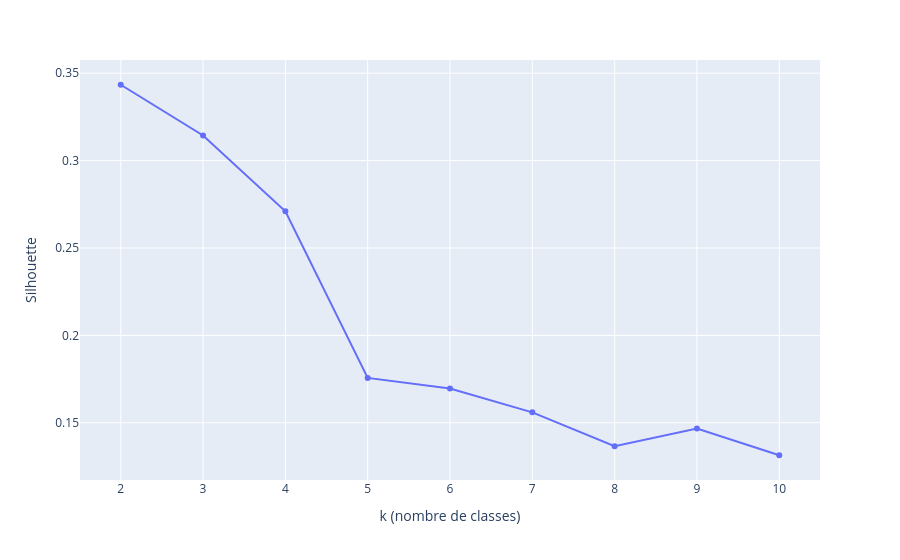

The notebook cell this image was saved under:
### Markdown cell above
##### <font color='bisque'> Indice de silhouette selon k

### Code cell
# Importer silhouette_score
from sklearn.metrics import silhouette_score
# Silhouette de KMeans pour k = 2, ..., 10
ks = list(range(2, 11))
sil_ks = []
for k in ks:
    part = KMeans(n_clusters=k, init='random', max_iter=500, n_init=10, random_state=42).fit_predict(x)
    sil_ks.append(silhouette_score(x, part))
fig = px.line(x=ks, y=sil_ks, markers=True, labels={'x': 'k (nombre de classes)', 'y': 'Silhouette'})
fig.show()

### Figure 1 — Plotly figure (JSON) as saved in the notebook; plotly's stock layout.template omitted (floating-point values rounded to 4 significant figures)
{"data": [{"hovertemplate": "k (nombre de classes)=%{x}<br>Silhouette=%{y}<extra></extra>", "legendgroup": "", "line": {"color": "#636efa", "dash": "solid"}, "marker": {"symbol": "circle"}, "mode": "lines+markers", "name": "", "orientation": "v", "showlegend": false, "type": "scatter", "x": [2, 3, 4, 5, 6, 7, 8, 9, 10], "xaxis": "x", "y": [0.3434, 0.3144, 0.271, 0.1756, 0.1696, 0.156, 0.1366, 0.1467, 0.1314], "yaxis": "y"}], "layout": {"legend": {"tracegroupgap": 0}, "margin": {"t": 60}, "xaxis": {"anchor": "y", "domain": [0, 1], "title": {"text": "k (nombre de classes)"}}, "yaxis": {"anchor": "x", "domain": [0, 1], "title": {"text": "Silhouette"}}}}
